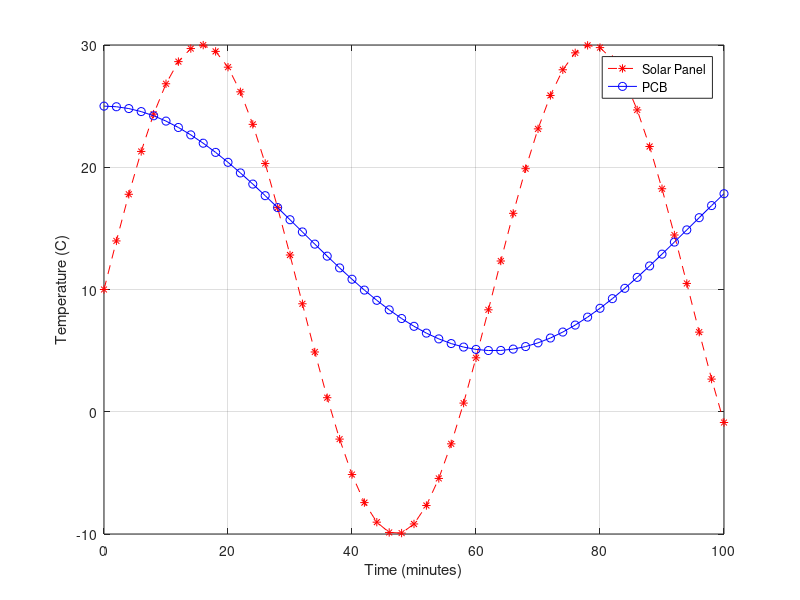

Source code (MATLAB):
clc;
clear;
close all;

t = linspace(0,100,51);

T_panel = 20*sin(0.1.*t) + 10;
T_pcb = 10*cos(0.05.*t) + 15;


plot(t,T_panel,'LineStyle','--','Marker','*','Color','r');
hold on;
plot(t,T_pcb,'LineStyle','-','Marker','o','Color','b');
xlabel('Time (minutes)');
ylabel('Temperature (C)');
legend('Solar Panel','PCB');
grid on;
